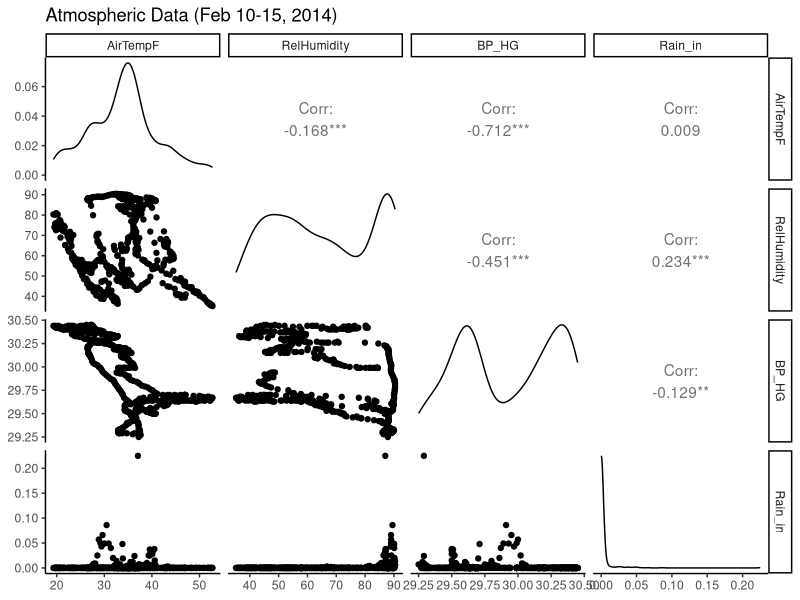
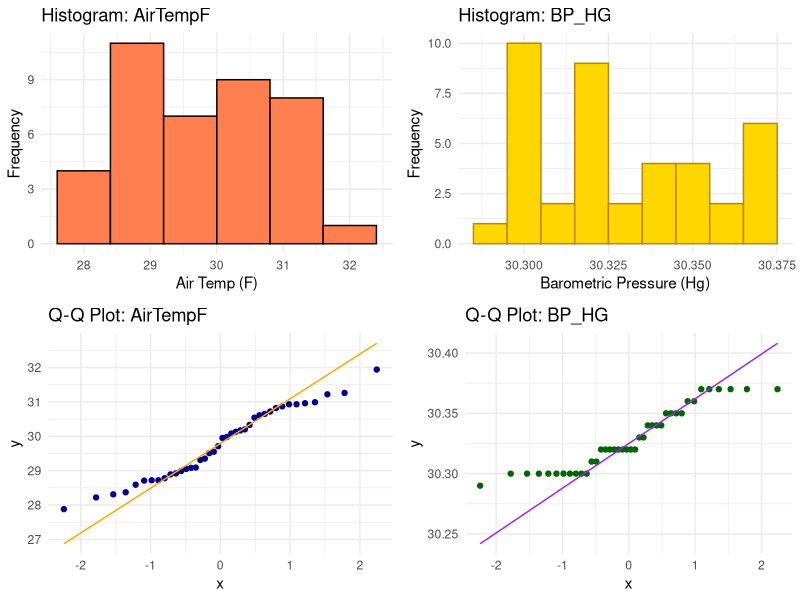
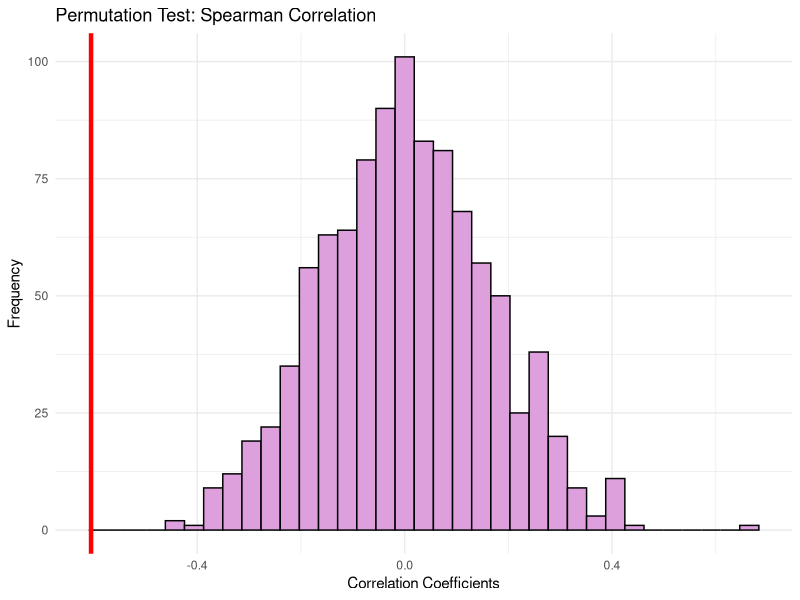

Generate these figures, in order, with R:
## ---- chunk 1

# Libraries
library(readr)
library(dplyr)
library(GGally)
library(ggplot2)
library(gridExtra)
library(lubridate)

# Load data
rice <- read_csv("RiceRiversCenter_PierWaterQualityData_2014 - Data.csv", show_col_types = FALSE)
rice$DateTime <- as.POSIXct(rice$DateTime, format = "%m/%d/%Y %I:%M:%S %p")

# Deliverable 1: Pairwise plot
filtered_data <- rice %>%
  filter(month(DateTime) == 2 & day(DateTime) >= 10 & day(DateTime) <= 15) %>%
  select(AirTempF, RelHumidity, BP_HG, Rain_in)
ggpairs(filtered_data) +
  theme_classic() + 
  ggtitle("Atmospheric Data (Feb 10-15, 2014)")

# Deliverable 2: Strongest correlation
cor_matrix <- cor(filtered_data, use = "complete.obs", method = "pearson")
cor_matrix[lower.tri(cor_matrix, diag = TRUE)] <- NA
max_corr_value <- max(abs(cor_matrix), na.rm = TRUE)
strongest_pair_index <- which(abs(cor_matrix) == max_corr_value, arr.ind = TRUE)
strongest_var1 <- colnames(filtered_data)[strongest_pair_index[1, 1]]
strongest_var2 <- colnames(filtered_data)[strongest_pair_index[1, 2]]

# Fisher's Z transformation for 95% CI
z_value <- 0.5 * log((1 + max_corr_value) / (1 - max_corr_value))
n <- nrow(filtered_data)
se_z <- 1 / sqrt(n - 3)
z_ci_lower <- z_value - 1.96 * se_z
z_ci_upper <- z_value + 1.96 * se_z
corr_ci_lower <- (exp(2 * z_ci_lower) - 1) / (exp(2 * z_ci_lower) + 1)
corr_ci_upper <- (exp(2 * z_ci_upper) - 1) / (exp(2 * z_ci_upper) + 1)

print(paste("Strongest correlation:", strongest_var1, "and", strongest_var2, 
            "with r =", round(max_corr_value, 3)))
print(paste("95% CI:", round(corr_ci_lower, 3), "to", round(corr_ci_upper, 3)))

# Deliverable 3: Normality test
data_subset <- rice %>% slice(1:40) %>% select(AirTempF, BP_HG)
shapiro_air_temp <- shapiro.test(data_subset$AirTempF)
shapiro_bp <- shapiro.test(data_subset$BP_HG)
print("Shapiro-Wilk Test Results:")
print(shapiro_air_temp)
print(shapiro_bp)

# Histograms and Q-Q plots
hist1 <- ggplot(data_subset, aes(x = AirTempF)) +
  geom_histogram(binwidth = 0.8, fill = "coral", color = "black") +
  labs(title = "Histogram: AirTempF", x = "Air Temp (F)", y = "Frequency") +
  theme_minimal()

hist2 <- ggplot(data_subset, aes(x = BP_HG)) +
  geom_histogram(binwidth = 0.01, fill = "gold", color = "darkgoldenrod") +
  labs(title = "Histogram: BP_HG", x = "Barometric Pressure (Hg)", y = "Frequency") +
  theme_minimal()

qq1 <- ggplot(data_subset, aes(sample = AirTempF)) +
  geom_qq(color = "darkblue") +
  geom_qq_line(color = "orange") +
  labs(title = "Q-Q Plot: AirTempF") +
  theme_minimal()

qq2 <- ggplot(data_subset, aes(sample = BP_HG)) +
  geom_qq(color = "darkgreen") +
  geom_qq_line(color = "purple") +
  labs(title = "Q-Q Plot: BP_HG") +
  theme_minimal()

grid.arrange(hist1, hist2, qq1, qq2, ncol = 2)

# Deliverable 4: Correlation statistic
if (shapiro_air_temp$p.value > 0.05 & shapiro_bp$p.value > 0.05) {
  correlation_stat <- "Pearson"
} else {
  correlation_stat <- "Spearman"
}
print(paste("Appropriate correlation statistic:", correlation_stat))

# Deliverable 6: Permutation test
set.seed(123)
n_permutations <- 1000
perm_correlations <- numeric(n_permutations)
observed_correlation <- cor(data_subset$AirTempF, data_subset$BP_HG, method = "spearman")

for (i in 1:n_permutations) {
  shuffled_BP_HG <- sample(data_subset$BP_HG)
  perm_correlations[i] <- cor(data_subset$AirTempF, shuffled_BP_HG, method = "spearman")
}

ggplot(data.frame(perm_correlations), aes(x = perm_correlations)) +
  geom_histogram(binwidth = diff(range(perm_correlations)) / 30, fill = "plum", color = "black") +
  geom_vline(aes(xintercept = observed_correlation), color = "red", size = 1.5) +
  labs(title = "Permutation Test: Spearman Correlation", 
       x = "Correlation Coefficients", y = "Frequency") +
  theme_minimal()

print(paste("Observed Spearman correlation:", observed_correlation))

